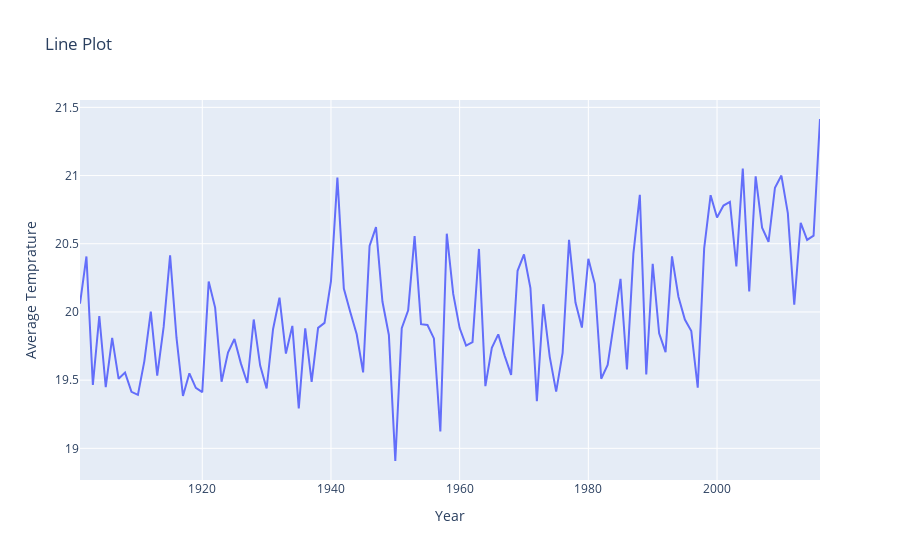

The notebook cell this image was saved under:
### Code cell
fig = go.Figure(data=go.Scatter(x=temp_year['Temperature - (Celsius)'].index, 
                                y=temp_year['Temperature - (Celsius)'].values, 
                                mode='lines'))

fig.update_layout(
    title="Line Plot",
    xaxis_title="Year",
    yaxis_title="Average Temprature"
)
fig.show()
